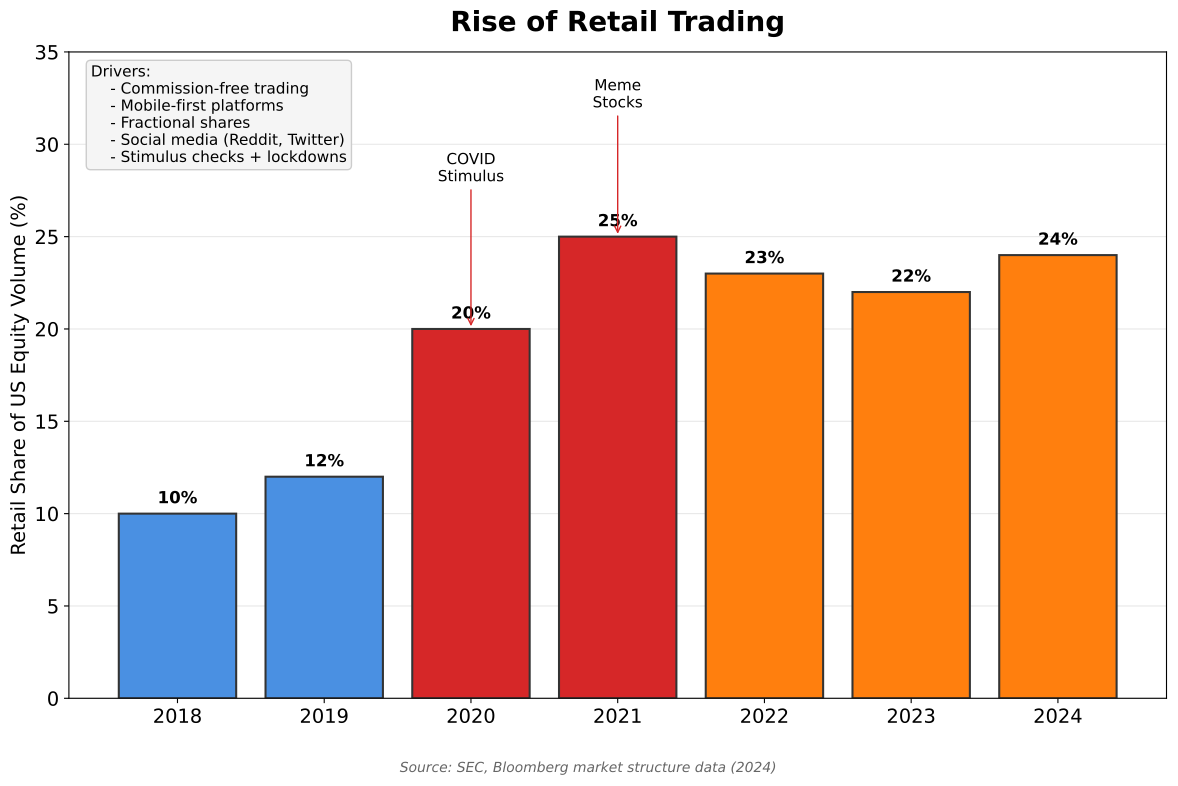

Write Python code to recreate this figure.
"""
Retail Trading Surge
Shows the post-2020 retail trading explosion

Output: retail_trading_surge.pdf
Module: module_01_fintech
Lesson: 11 - WealthTech
"""

from pathlib import Path
import matplotlib.pyplot as plt
import numpy as np

CHART_METADATA = {
    'title': 'Retail Trading Surge',
    'module': 'module_01_fintech',
    'lesson': 11,
    'url': 'https://github.com/Digital-AI-Finance/digital-finance/tree/main/module_01_fintech/figures/retail_trading_surge'
}

plt.rcParams.update({
    'font.size': 14,
    'axes.labelsize': 14,
})

def create_chart():
    """Create retail trading surge chart"""
    fig, ax = plt.subplots(figsize=(12, 8))

    years = ['2018', '2019', '2020', '2021', '2022', '2023', '2024']
    # Retail share of equity trading volume (%)
    retail_share = [10, 12, 20, 25, 23, 22, 24]

    colors = ['#4A90E2'] * 2 + ['#D62728'] * 2 + ['#FF7F0E'] * 3

    bars = ax.bar(years, retail_share, color=colors, edgecolor='#333333', lw=1.5)

    ax.set_ylabel('Retail Share of US Equity Volume (%)', fontsize=14)
    ax.set_title('Rise of Retail Trading', fontsize=20, fontweight='bold', pad=15)

    ax.set_ylim(0, 35)
    ax.yaxis.grid(True, alpha=0.3)
    ax.set_axisbelow(True)

    # Add value labels
    for bar, val in zip(bars, retail_share):
        ax.annotate(f'{val}%',
                   xy=(bar.get_x() + bar.get_width() / 2, bar.get_height()),
                   xytext=(0, 5), textcoords="offset points",
                   ha='center', va='bottom', fontsize=12, fontweight='bold')

    # Key events
    ax.annotate('COVID\nStimulus', xy=(2, 20), xytext=(2, 28),
               fontsize=11, ha='center',
               arrowprops=dict(arrowstyle='->', color='#D62728'))
    ax.annotate('Meme\nStocks', xy=(3, 25), xytext=(3, 32),
               fontsize=11, ha='center',
               arrowprops=dict(arrowstyle='->', color='#D62728'))

    # Key drivers
    drivers = """Drivers:
    - Commission-free trading
    - Mobile-first platforms
    - Fractional shares
    - Social media (Reddit, Twitter)
    - Stimulus checks + lockdowns"""

    ax.text(0.02, 0.98, drivers, transform=ax.transAxes, fontsize=11,
           va='top', bbox=dict(boxstyle='round', facecolor='#F5F5F5', edgecolor='#CCCCCC'))

    # Source
    fig.text(0.5, 0.02, 'Source: SEC, Bloomberg market structure data (2024)',
            fontsize=10, ha='center', style='italic', color='#666666')

    plt.tight_layout(rect=[0, 0.05, 1, 1])

    output_path = Path(__file__).parent / 'retail_trading_surge.pdf'
    plt.savefig(output_path, format='pdf', dpi=300, bbox_inches='tight')
    plt.close()
    print(f"Chart saved to: {output_path}")
    return output_path

if __name__ == '__main__':
    create_chart()
